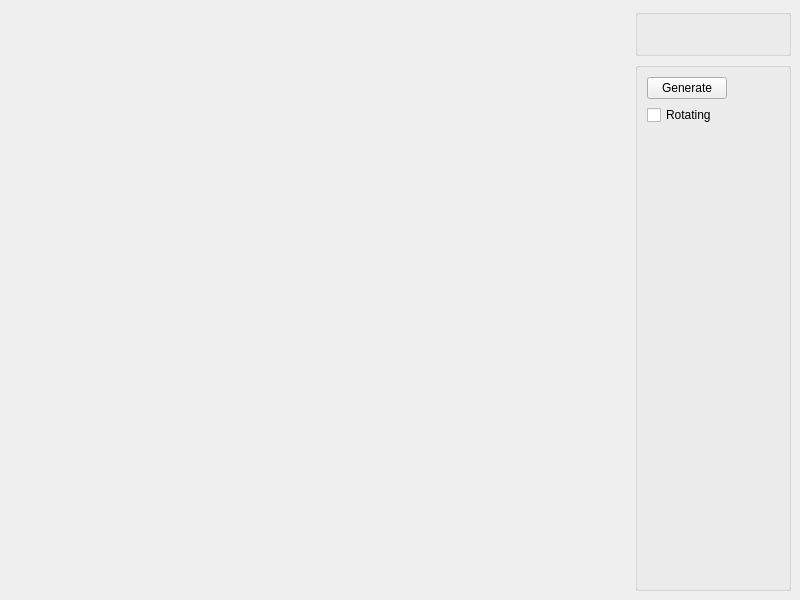
<?xml version="1.0" encoding="UTF-8"?>
<ui version="4.0">
 <class>MainWindow</class>
 <widget class="QMainWindow" name="MainWindow">
  <property name="geometry">
   <rect>
    <x>0</x>
    <y>0</y>
    <width>800</width>
    <height>600</height>
   </rect>
  </property>
  <property name="windowTitle">
   <string>Mandarin</string>
  </property>
  <widget class="QWidget" name="centralwidget">
   <layout class="QGridLayout" name="s_mainWindowGridLayout">
    <item row="0" column="5">
     <widget class="QGroupBox" name="s_transformGB">
      <property name="title">
       <string/>
      </property>
      <layout class="QGridLayout" name="gridLayout">
       <item row="0" column="2">
        <widget class="QLabel" name="label">
         <property name="text">
          <string/>
         </property>
        </widget>
       </item>
       <item row="0" column="3">
        <spacer name="horizontalSpacer_4">
         <property name="orientation">
          <enum>Qt::Horizontal</enum>
         </property>
         <property name="sizeHint" stdset="0">
          <size>
           <width>40</width>
           <height>20</height>
          </size>
         </property>
        </spacer>
       </item>
      </layout>
     </widget>
    </item>
    <item row="0" column="3">
     <spacer name="horizontalSpacer_5">
      <property name="orientation">
       <enum>Qt::Horizontal</enum>
      </property>
      <property name="sizeHint" stdset="0">
       <size>
        <width>40</width>
        <height>20</height>
       </size>
      </property>
     </spacer>
    </item>
    <item row="0" column="1">
     <spacer name="horizontalSpacer_6">
      <property name="orientation">
       <enum>Qt::Horizontal</enum>
      </property>
      <property name="sizeHint" stdset="0">
       <size>
        <width>40</width>
        <height>20</height>
       </size>
      </property>
     </spacer>
    </item>
    <item row="0" column="2">
     <spacer name="horizontalSpacer_2">
      <property name="orientation">
       <enum>Qt::Horizontal</enum>
      </property>
      <property name="sizeHint" stdset="0">
       <size>
        <width>40</width>
        <height>20</height>
       </size>
      </property>
     </spacer>
    </item>
    <item row="2" column="5">
     <widget class="QGroupBox" name="s_drawGB">
      <property name="title">
       <string/>
      </property>
      <layout class="QGridLayout" name="gridLayout_2">
       <item row="1" column="1">
        <widget class="QCheckBox" name="m_rotating">
         <property name="enabled">
          <bool>true</bool>
         </property>
         <property name="text">
          <string>Rotating</string>
         </property>
         <property name="tristate">
          <bool>false</bool>
         </property>
        </widget>
       </item>
       <item row="2" column="1">
        <spacer name="verticalSpacer">
         <property name="orientation">
          <enum>Qt::Vertical</enum>
         </property>
         <property name="sizeHint" stdset="0">
          <size>
           <width>20</width>
           <height>40</height>
          </size>
         </property>
        </spacer>
       </item>
       <item row="0" column="2">
        <spacer name="horizontalSpacer_3">
         <property name="orientation">
          <enum>Qt::Horizontal</enum>
         </property>
         <property name="sizeHint" stdset="0">
          <size>
           <width>40</width>
           <height>20</height>
          </size>
         </property>
        </spacer>
       </item>
       <item row="0" column="1">
        <widget class="QPushButton" name="generate">
         <property name="text">
          <string>Generate</string>
         </property>
        </widget>
       </item>
      </layout>
     </widget>
    </item>
    <item row="0" column="4">
     <spacer name="horizontalSpacer">
      <property name="orientation">
       <enum>Qt::Horizontal</enum>
      </property>
      <property name="sizeHint" stdset="0">
       <size>
        <width>40</width>
        <height>20</height>
       </size>
      </property>
     </spacer>
    </item>
   </layout>
  </widget>
  <widget class="QMenuBar" name="menubar">
   <property name="geometry">
    <rect>
     <x>0</x>
     <y>0</y>
     <width>800</width>
     <height>25</height>
    </rect>
   </property>
  </widget>
 </widget>
 <resources/>
 <connections/>
</ui>
